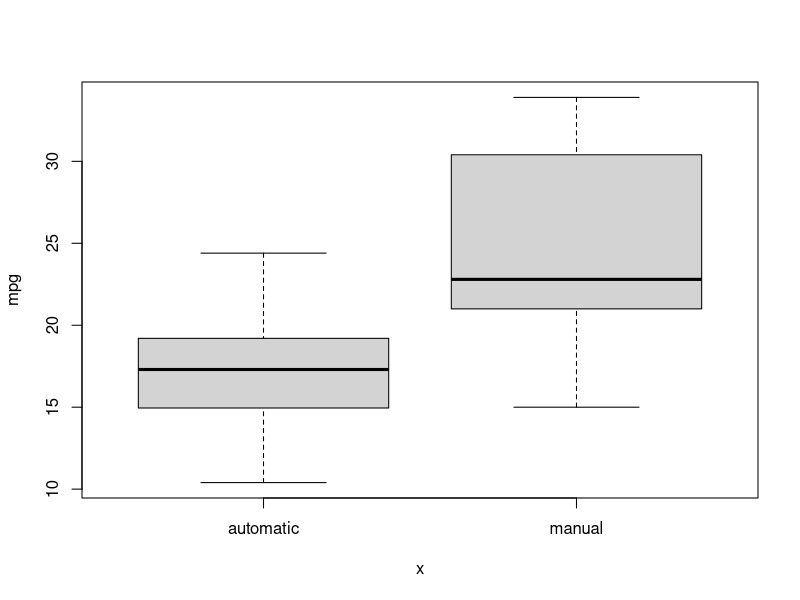
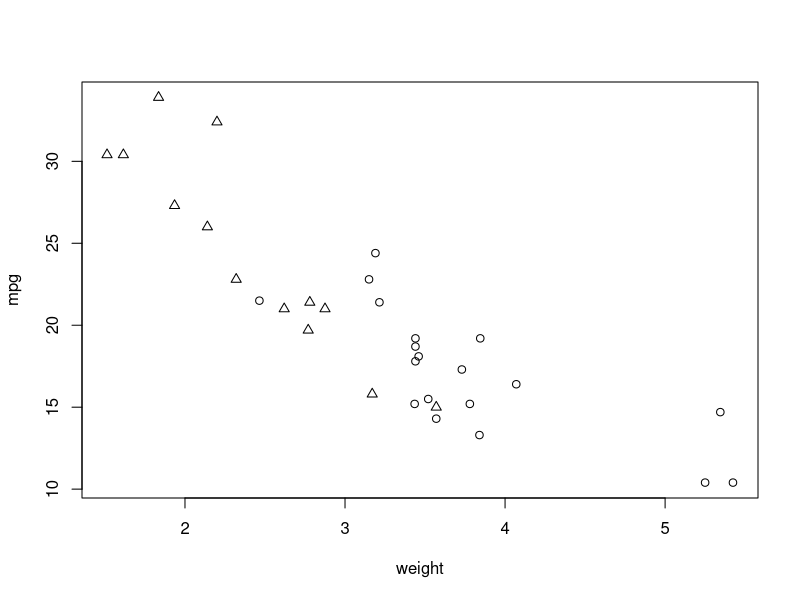

R code for these plots, in order:
## ---- chunk 1
data(mtcars)
mtcars$am <- factor(mtcars$am, c(0, 1), labels=c("automatic", "manual"))
plot(mtcars$am, mtcars$mpg, ylab = "mpg")
## ---- chunk 2
summary(lm(mpg ~ am, data=mtcars))$coef
## ---- chunk 3
summary(lm(mpg ~ am + hp, data=mtcars))$coef
## ---- chunk 4
summary(lm(mpg ~ am + hp + wt, data=mtcars))$coef
## ---- chunk 5
plot(mtcars$wt, mtcars$mpg, pch=as.numeric(mtcars$am), xlab="weight", ylab="mpg")
## ---- chunk 6
anova(lm(mpg ~ wt, data=mtcars), lm(mpg ~ wt + hp, data=mtcars), lm(mpg ~ wt + hp + am, data=mtcars))
